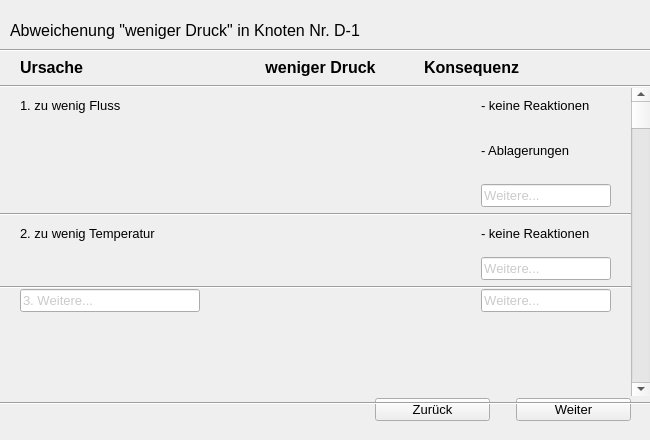
<?xml version="1.0" encoding="UTF-8"?>
<ui version="4.0">
 <class>wizard_3</class>
 <widget class="QWidget" name="wizard_3">
  <property name="geometry">
   <rect>
    <x>0</x>
    <y>0</y>
    <width>650</width>
    <height>440</height>
   </rect>
  </property>
  <property name="minimumSize">
   <size>
    <width>650</width>
    <height>440</height>
   </size>
  </property>
  <property name="maximumSize">
   <size>
    <width>650</width>
    <height>440</height>
   </size>
  </property>
  <property name="windowTitle">
   <string>Form</string>
  </property>
  <widget class="QFrame" name="frame_4">
   <property name="geometry">
    <rect>
     <x>0</x>
     <y>0</y>
     <width>650</width>
     <height>440</height>
    </rect>
   </property>
   <property name="font">
    <font>
     <pointsize>10</pointsize>
    </font>
   </property>
   <property name="frameShape">
    <enum>QFrame::NoFrame</enum>
   </property>
   <property name="frameShadow">
    <enum>QFrame::Plain</enum>
   </property>
   <widget class="QLabel" name="uberschriftLabel">
    <property name="geometry">
     <rect>
      <x>10</x>
      <y>15</y>
      <width>671</width>
      <height>31</height>
     </rect>
    </property>
    <property name="font">
     <font>
      <pointsize>12</pointsize>
     </font>
    </property>
    <property name="text">
     <string>Abweichenung &quot;weniger Druck&quot; in Knoten Nr. D-1</string>
    </property>
    <property name="alignment">
     <set>Qt::AlignLeading|Qt::AlignLeft|Qt::AlignVCenter</set>
    </property>
   </widget>
   <widget class="Line" name="line_4">
    <property name="geometry">
     <rect>
      <x>-103</x>
      <y>40</y>
      <width>871</width>
      <height>20</height>
     </rect>
    </property>
    <property name="orientation">
     <enum>Qt::Horizontal</enum>
    </property>
   </widget>
   <widget class="QWidget" name="horizontalLayoutWidget_2">
    <property name="geometry">
     <rect>
      <x>0</x>
      <y>379</y>
      <width>651</width>
      <height>61</height>
     </rect>
    </property>
    <layout class="QHBoxLayout" name="horizontalLayout">
     <item>
      <spacer name="horizontalSpacer_4">
       <property name="orientation">
        <enum>Qt::Horizontal</enum>
       </property>
       <property name="sizeHint" stdset="0">
        <size>
         <width>40</width>
         <height>20</height>
        </size>
       </property>
      </spacer>
     </item>
     <item>
      <widget class="QPushButton" name="zuruckButton">
       <property name="enabled">
        <bool>true</bool>
       </property>
       <property name="minimumSize">
        <size>
         <width>115</width>
         <height>0</height>
        </size>
       </property>
       <property name="text">
        <string>Zurück</string>
       </property>
       <property name="checkable">
        <bool>false</bool>
       </property>
      </widget>
     </item>
     <item>
      <spacer name="verticalSpacer_4">
       <property name="orientation">
        <enum>Qt::Vertical</enum>
       </property>
       <property name="sizeType">
        <enum>QSizePolicy::Fixed</enum>
       </property>
       <property name="sizeHint" stdset="0">
        <size>
         <width>20</width>
         <height>40</height>
        </size>
       </property>
      </spacer>
     </item>
     <item>
      <widget class="QPushButton" name="weiterButton">
       <property name="minimumSize">
        <size>
         <width>115</width>
         <height>0</height>
        </size>
       </property>
       <property name="text">
        <string>Weiter</string>
       </property>
      </widget>
     </item>
     <item>
      <spacer name="verticalSpacer_5">
       <property name="orientation">
        <enum>Qt::Vertical</enum>
       </property>
       <property name="sizeType">
        <enum>QSizePolicy::Fixed</enum>
       </property>
       <property name="sizeHint" stdset="0">
        <size>
         <width>20</width>
         <height>40</height>
        </size>
       </property>
      </spacer>
     </item>
    </layout>
   </widget>
   <widget class="QWidget" name="layoutWidget">
    <property name="geometry">
     <rect>
      <x>0</x>
      <y>50</y>
      <width>651</width>
      <height>355</height>
     </rect>
    </property>
    <layout class="QGridLayout" name="gridLayout_4">
     <item row="2" column="0">
      <widget class="Line" name="line">
       <property name="orientation">
        <enum>Qt::Horizontal</enum>
       </property>
      </widget>
     </item>
     <item row="1" column="0">
      <layout class="QGridLayout" name="gridLayout_3">
       <property name="spacing">
        <number>0</number>
       </property>
       <item row="1" column="0">
        <layout class="QGridLayout" name="gridLayout_2">
         <property name="spacing">
          <number>0</number>
         </property>
         <item row="0" column="0">
          <widget class="Line" name="line_2">
           <property name="orientation">
            <enum>Qt::Horizontal</enum>
           </property>
          </widget>
         </item>
         <item row="1" column="0">
          <layout class="QGridLayout" name="gridLayout">
           <item row="3" column="0" colspan="7">
            <widget class="Line" name="line_3">
             <property name="orientation">
              <enum>Qt::Horizontal</enum>
             </property>
            </widget>
           </item>
           <item row="2" column="3">
            <spacer name="verticalSpacer">
             <property name="orientation">
              <enum>Qt::Vertical</enum>
             </property>
             <property name="sizeType">
              <enum>QSizePolicy::Fixed</enum>
             </property>
             <property name="sizeHint" stdset="0">
              <size>
               <width>20</width>
               <height>35</height>
              </size>
             </property>
            </spacer>
           </item>
           <item row="8" column="1">
            <spacer name="verticalSpacer_3">
             <property name="orientation">
              <enum>Qt::Vertical</enum>
             </property>
             <property name="sizeType">
              <enum>QSizePolicy::Fixed</enum>
             </property>
             <property name="sizeHint" stdset="0">
              <size>
               <width>20</width>
               <height>30</height>
              </size>
             </property>
            </spacer>
           </item>
           <item row="0" column="4">
            <spacer name="horizontalSpacer_15">
             <property name="orientation">
              <enum>Qt::Horizontal</enum>
             </property>
             <property name="sizeType">
              <enum>QSizePolicy::Expanding</enum>
             </property>
             <property name="sizeHint" stdset="0">
              <size>
               <width>80</width>
               <height>20</height>
              </size>
             </property>
            </spacer>
           </item>
           <item row="4" column="1">
            <widget class="QLabel" name="label">
             <property name="maximumSize">
              <size>
               <width>180</width>
               <height>16777215</height>
              </size>
             </property>
             <property name="text">
              <string>2. zu wenig Temperatur</string>
             </property>
            </widget>
           </item>
           <item row="2" column="1">
            <spacer name="horizontalSpacer_10">
             <property name="orientation">
              <enum>Qt::Horizontal</enum>
             </property>
             <property name="sizeType">
              <enum>QSizePolicy::Fixed</enum>
             </property>
             <property name="sizeHint" stdset="0">
              <size>
               <width>180</width>
               <height>20</height>
              </size>
             </property>
            </spacer>
           </item>
           <item row="6" column="0" colspan="7">
            <widget class="Line" name="line_5">
             <property name="orientation">
              <enum>Qt::Horizontal</enum>
             </property>
            </widget>
           </item>
           <item row="7" column="1">
            <widget class="QLineEdit" name="lineEdit_6">
             <property name="maximumSize">
              <size>
               <width>180</width>
               <height>16777215</height>
              </size>
             </property>
             <property name="palette">
              <palette>
               <active>
                <colorrole role="Text">
                 <brush brushstyle="SolidPattern">
                  <color alpha="255">
                   <red>0</red>
                   <green>0</green>
                   <blue>0</blue>
                  </color>
                 </brush>
                </colorrole>
                <colorrole role="PlaceholderText">
                 <brush brushstyle="SolidPattern">
                  <color alpha="128">
                   <red>150</red>
                   <green>150</green>
                   <blue>150</blue>
                  </color>
                 </brush>
                </colorrole>
               </active>
               <inactive>
                <colorrole role="Text">
                 <brush brushstyle="SolidPattern">
                  <color alpha="255">
                   <red>0</red>
                   <green>0</green>
                   <blue>0</blue>
                  </color>
                 </brush>
                </colorrole>
                <colorrole role="PlaceholderText">
                 <brush brushstyle="SolidPattern">
                  <color alpha="128">
                   <red>150</red>
                   <green>150</green>
                   <blue>150</blue>
                  </color>
                 </brush>
                </colorrole>
               </inactive>
               <disabled>
                <colorrole role="Text">
                 <brush brushstyle="SolidPattern">
                  <color alpha="255">
                   <red>120</red>
                   <green>120</green>
                   <blue>120</blue>
                  </color>
                 </brush>
                </colorrole>
                <colorrole role="PlaceholderText">
                 <brush brushstyle="SolidPattern">
                  <color alpha="128">
                   <red>0</red>
                   <green>0</green>
                   <blue>0</blue>
                  </color>
                 </brush>
                </colorrole>
               </disabled>
              </palette>
             </property>
             <property name="font">
              <font>
               <weight>50</weight>
               <italic>false</italic>
               <bold>false</bold>
               <kerning>false</kerning>
              </font>
             </property>
             <property name="text">
              <string/>
             </property>
             <property name="alignment">
              <set>Qt::AlignLeading|Qt::AlignLeft|Qt::AlignVCenter</set>
             </property>
             <property name="placeholderText">
              <string>3. Weitere...</string>
             </property>
            </widget>
           </item>
           <item row="2" column="5">
            <widget class="QLineEdit" name="lineEdit_3">
             <property name="maximumSize">
              <size>
               <width>180</width>
               <height>16777215</height>
              </size>
             </property>
             <property name="palette">
              <palette>
               <active>
                <colorrole role="Text">
                 <brush brushstyle="SolidPattern">
                  <color alpha="255">
                   <red>0</red>
                   <green>0</green>
                   <blue>0</blue>
                  </color>
                 </brush>
                </colorrole>
                <colorrole role="PlaceholderText">
                 <brush brushstyle="SolidPattern">
                  <color alpha="128">
                   <red>150</red>
                   <green>150</green>
                   <blue>150</blue>
                  </color>
                 </brush>
                </colorrole>
               </active>
               <inactive>
                <colorrole role="Text">
                 <brush brushstyle="SolidPattern">
                  <color alpha="255">
                   <red>0</red>
                   <green>0</green>
                   <blue>0</blue>
                  </color>
                 </brush>
                </colorrole>
                <colorrole role="PlaceholderText">
                 <brush brushstyle="SolidPattern">
                  <color alpha="128">
                   <red>150</red>
                   <green>150</green>
                   <blue>150</blue>
                  </color>
                 </brush>
                </colorrole>
               </inactive>
               <disabled>
                <colorrole role="Text">
                 <brush brushstyle="SolidPattern">
                  <color alpha="255">
                   <red>120</red>
                   <green>120</green>
                   <blue>120</blue>
                  </color>
                 </brush>
                </colorrole>
                <colorrole role="PlaceholderText">
                 <brush brushstyle="SolidPattern">
                  <color alpha="128">
                   <red>0</red>
                   <green>0</green>
                   <blue>0</blue>
                  </color>
                 </brush>
                </colorrole>
               </disabled>
              </palette>
             </property>
             <property name="font">
              <font>
               <weight>50</weight>
               <italic>false</italic>
               <bold>false</bold>
               <kerning>false</kerning>
              </font>
             </property>
             <property name="text">
              <string/>
             </property>
             <property name="alignment">
              <set>Qt::AlignLeading|Qt::AlignLeft|Qt::AlignVCenter</set>
             </property>
             <property name="placeholderText">
              <string>Weitere...</string>
             </property>
            </widget>
           </item>
           <item row="0" column="5">
            <widget class="QLabel" name="label_4">
             <property name="text">
              <string>- keine Reaktionen</string>
             </property>
             <property name="scaledContents">
              <bool>true</bool>
             </property>
             <property name="wordWrap">
              <bool>true</bool>
             </property>
            </widget>
           </item>
           <item row="1" column="5">
            <widget class="QLabel" name="label_7">
             <property name="text">
              <string>- Ablagerungen</string>
             </property>
             <property name="wordWrap">
              <bool>true</bool>
             </property>
            </widget>
           </item>
           <item row="4" column="0">
            <spacer name="horizontalSpacer_12">
             <property name="orientation">
              <enum>Qt::Horizontal</enum>
             </property>
             <property name="sizeType">
              <enum>QSizePolicy::Fixed</enum>
             </property>
             <property name="sizeHint" stdset="0">
              <size>
               <width>20</width>
               <height>20</height>
              </size>
             </property>
            </spacer>
           </item>
           <item row="5" column="3">
            <spacer name="verticalSpacer_2">
             <property name="orientation">
              <enum>Qt::Vertical</enum>
             </property>
             <property name="sizeType">
              <enum>QSizePolicy::Fixed</enum>
             </property>
             <property name="sizeHint" stdset="0">
              <size>
               <width>20</width>
               <height>35</height>
              </size>
             </property>
            </spacer>
           </item>
           <item row="0" column="0">
            <spacer name="horizontalSpacer_11">
             <property name="orientation">
              <enum>Qt::Horizontal</enum>
             </property>
             <property name="sizeType">
              <enum>QSizePolicy::Fixed</enum>
             </property>
             <property name="sizeHint" stdset="0">
              <size>
               <width>20</width>
               <height>20</height>
              </size>
             </property>
            </spacer>
           </item>
           <item row="0" column="6">
            <spacer name="horizontalSpacer_13">
             <property name="orientation">
              <enum>Qt::Horizontal</enum>
             </property>
             <property name="sizeType">
              <enum>QSizePolicy::Fixed</enum>
             </property>
             <property name="sizeHint" stdset="0">
              <size>
               <width>20</width>
               <height>20</height>
              </size>
             </property>
            </spacer>
           </item>
           <item row="5" column="5">
            <widget class="QLineEdit" name="lineEdit_5">
             <property name="maximumSize">
              <size>
               <width>180</width>
               <height>16777215</height>
              </size>
             </property>
             <property name="palette">
              <palette>
               <active>
                <colorrole role="Text">
                 <brush brushstyle="SolidPattern">
                  <color alpha="255">
                   <red>0</red>
                   <green>0</green>
                   <blue>0</blue>
                  </color>
                 </brush>
                </colorrole>
                <colorrole role="PlaceholderText">
                 <brush brushstyle="SolidPattern">
                  <color alpha="128">
                   <red>150</red>
                   <green>150</green>
                   <blue>150</blue>
                  </color>
                 </brush>
                </colorrole>
               </active>
               <inactive>
                <colorrole role="Text">
                 <brush brushstyle="SolidPattern">
                  <color alpha="255">
                   <red>0</red>
                   <green>0</green>
                   <blue>0</blue>
                  </color>
                 </brush>
                </colorrole>
                <colorrole role="PlaceholderText">
                 <brush brushstyle="SolidPattern">
                  <color alpha="128">
                   <red>150</red>
                   <green>150</green>
                   <blue>150</blue>
                  </color>
                 </brush>
                </colorrole>
               </inactive>
               <disabled>
                <colorrole role="Text">
                 <brush brushstyle="SolidPattern">
                  <color alpha="255">
                   <red>120</red>
                   <green>120</green>
                   <blue>120</blue>
                  </color>
                 </brush>
                </colorrole>
                <colorrole role="PlaceholderText">
                 <brush brushstyle="SolidPattern">
                  <color alpha="128">
                   <red>0</red>
                   <green>0</green>
                   <blue>0</blue>
                  </color>
                 </brush>
                </colorrole>
               </disabled>
              </palette>
             </property>
             <property name="font">
              <font>
               <weight>50</weight>
               <italic>false</italic>
               <bold>false</bold>
               <kerning>false</kerning>
              </font>
             </property>
             <property name="text">
              <string/>
             </property>
             <property name="alignment">
              <set>Qt::AlignLeading|Qt::AlignLeft|Qt::AlignVCenter</set>
             </property>
             <property name="placeholderText">
              <string>Weitere...</string>
             </property>
            </widget>
           </item>
           <item row="0" column="7" rowspan="10">
            <widget class="QScrollBar" name="verticalScrollBar">
             <property name="minimumSize">
              <size>
               <width>20</width>
               <height>0</height>
              </size>
             </property>
             <property name="orientation">
              <enum>Qt::Vertical</enum>
             </property>
            </widget>
           </item>
           <item row="0" column="1">
            <widget class="QLabel" name="label_3">
             <property name="maximumSize">
              <size>
               <width>180</width>
               <height>16777215</height>
              </size>
             </property>
             <property name="text">
              <string>1. zu wenig Fluss</string>
             </property>
            </widget>
           </item>
           <item row="7" column="5">
            <widget class="QLineEdit" name="lineEdit_4">
             <property name="maximumSize">
              <size>
               <width>180</width>
               <height>16777215</height>
              </size>
             </property>
             <property name="palette">
              <palette>
               <active>
                <colorrole role="Text">
                 <brush brushstyle="SolidPattern">
                  <color alpha="255">
                   <red>0</red>
                   <green>0</green>
                   <blue>0</blue>
                  </color>
                 </brush>
                </colorrole>
                <colorrole role="PlaceholderText">
                 <brush brushstyle="SolidPattern">
                  <color alpha="128">
                   <red>150</red>
                   <green>150</green>
                   <blue>150</blue>
                  </color>
                 </brush>
                </colorrole>
               </active>
               <inactive>
                <colorrole role="Text">
                 <brush brushstyle="SolidPattern">
                  <color alpha="255">
                   <red>0</red>
                   <green>0</green>
                   <blue>0</blue>
                  </color>
                 </brush>
                </colorrole>
                <colorrole role="PlaceholderText">
                 <brush brushstyle="SolidPattern">
                  <color alpha="128">
                   <red>150</red>
                   <green>150</green>
                   <blue>150</blue>
                  </color>
                 </brush>
                </colorrole>
               </inactive>
               <disabled>
                <colorrole role="Text">
                 <brush brushstyle="SolidPattern">
                  <color alpha="255">
                   <red>120</red>
                   <green>120</green>
                   <blue>120</blue>
                  </color>
                 </brush>
                </colorrole>
                <colorrole role="PlaceholderText">
                 <brush brushstyle="SolidPattern">
                  <color alpha="128">
                   <red>0</red>
                   <green>0</green>
                   <blue>0</blue>
                  </color>
                 </brush>
                </colorrole>
               </disabled>
              </palette>
             </property>
             <property name="font">
              <font>
               <weight>50</weight>
               <italic>false</italic>
               <bold>false</bold>
               <kerning>false</kerning>
              </font>
             </property>
             <property name="text">
              <string/>
             </property>
             <property name="alignment">
              <set>Qt::AlignLeading|Qt::AlignLeft|Qt::AlignVCenter</set>
             </property>
             <property name="placeholderText">
              <string>Weitere...</string>
             </property>
            </widget>
           </item>
           <item row="0" column="2">
            <spacer name="horizontalSpacer_14">
             <property name="orientation">
              <enum>Qt::Horizontal</enum>
             </property>
             <property name="sizeType">
              <enum>QSizePolicy::Expanding</enum>
             </property>
             <property name="sizeHint" stdset="0">
              <size>
               <width>80</width>
               <height>20</height>
              </size>
             </property>
            </spacer>
           </item>
           <item row="0" column="3">
            <widget class="QLabel" name="label_23">
             <property name="maximumSize">
              <size>
               <width>35</width>
               <height>35</height>
              </size>
             </property>
             <property name="text">
              <string/>
             </property>
             <property name="pixmap">
              <pixmap>../icons/Pfeil_transparent_small.png</pixmap>
             </property>
             <property name="scaledContents">
              <bool>true</bool>
             </property>
             <property name="alignment">
              <set>Qt::AlignCenter</set>
             </property>
             <property name="wordWrap">
              <bool>false</bool>
             </property>
            </widget>
           </item>
           <item row="4" column="3">
            <widget class="QLabel" name="label_25">
             <property name="maximumSize">
              <size>
               <width>35</width>
               <height>35</height>
              </size>
             </property>
             <property name="text">
              <string/>
             </property>
             <property name="pixmap">
              <pixmap>../icons/Pfeil_transparent_small.png</pixmap>
             </property>
             <property name="scaledContents">
              <bool>true</bool>
             </property>
             <property name="alignment">
              <set>Qt::AlignCenter</set>
             </property>
             <property name="wordWrap">
              <bool>false</bool>
             </property>
            </widget>
           </item>
           <item row="4" column="5">
            <widget class="QLabel" name="label_8">
             <property name="text">
              <string>- keine Reaktionen</string>
             </property>
             <property name="scaledContents">
              <bool>true</bool>
             </property>
             <property name="wordWrap">
              <bool>true</bool>
             </property>
            </widget>
           </item>
           <item row="7" column="3">
            <widget class="QLabel" name="label_26">
             <property name="maximumSize">
              <size>
               <width>35</width>
               <height>35</height>
              </size>
             </property>
             <property name="text">
              <string/>
             </property>
             <property name="pixmap">
              <pixmap>../icons/Pfeil_transparent_small.png</pixmap>
             </property>
             <property name="scaledContents">
              <bool>true</bool>
             </property>
             <property name="alignment">
              <set>Qt::AlignCenter</set>
             </property>
             <property name="wordWrap">
              <bool>false</bool>
             </property>
            </widget>
           </item>
          </layout>
         </item>
        </layout>
       </item>
       <item row="0" column="0">
        <layout class="QHBoxLayout" name="horizontalLayout_2">
         <property name="spacing">
          <number>0</number>
         </property>
         <item>
          <spacer name="horizontalSpacer_16">
           <property name="orientation">
            <enum>Qt::Horizontal</enum>
           </property>
           <property name="sizeType">
            <enum>QSizePolicy::Fixed</enum>
           </property>
           <property name="sizeHint" stdset="0">
            <size>
             <width>20</width>
             <height>20</height>
            </size>
           </property>
          </spacer>
         </item>
         <item>
          <widget class="QLabel" name="label_2">
           <property name="maximumSize">
            <size>
             <width>16777215</width>
             <height>30</height>
            </size>
           </property>
           <property name="font">
            <font>
             <pointsize>12</pointsize>
             <weight>75</weight>
             <bold>true</bold>
            </font>
           </property>
           <property name="text">
            <string>Ursache</string>
           </property>
           <property name="alignment">
            <set>Qt::AlignLeading|Qt::AlignLeft|Qt::AlignVCenter</set>
           </property>
          </widget>
         </item>
         <item>
          <spacer name="horizontalSpacer">
           <property name="orientation">
            <enum>Qt::Horizontal</enum>
           </property>
           <property name="sizeType">
            <enum>QSizePolicy::Fixed</enum>
           </property>
           <property name="sizeHint" stdset="0">
            <size>
             <width>20</width>
             <height>20</height>
            </size>
           </property>
          </spacer>
         </item>
         <item>
          <widget class="QLabel" name="label_6">
           <property name="maximumSize">
            <size>
             <width>16777215</width>
             <height>40</height>
            </size>
           </property>
           <property name="font">
            <font>
             <pointsize>12</pointsize>
             <weight>75</weight>
             <bold>true</bold>
            </font>
           </property>
           <property name="text">
            <string>weniger Druck</string>
           </property>
           <property name="alignment">
            <set>Qt::AlignCenter</set>
           </property>
          </widget>
         </item>
         <item>
          <spacer name="horizontalSpacer_2">
           <property name="orientation">
            <enum>Qt::Horizontal</enum>
           </property>
           <property name="sizeType">
            <enum>QSizePolicy::Fixed</enum>
           </property>
           <property name="sizeHint" stdset="0">
            <size>
             <width>10</width>
             <height>10</height>
            </size>
           </property>
          </spacer>
         </item>
         <item>
          <widget class="QLabel" name="label_5">
           <property name="maximumSize">
            <size>
             <width>16777215</width>
             <height>35</height>
            </size>
           </property>
           <property name="font">
            <font>
             <pointsize>12</pointsize>
             <weight>75</weight>
             <bold>true</bold>
            </font>
           </property>
           <property name="text">
            <string>Konsequenz</string>
           </property>
           <property name="alignment">
            <set>Qt::AlignLeading|Qt::AlignLeft|Qt::AlignVCenter</set>
           </property>
          </widget>
         </item>
         <item>
          <spacer name="horizontalSpacer_3">
           <property name="orientation">
            <enum>Qt::Horizontal</enum>
           </property>
           <property name="sizeType">
            <enum>QSizePolicy::Fixed</enum>
           </property>
           <property name="sizeHint" stdset="0">
            <size>
             <width>40</width>
             <height>10</height>
            </size>
           </property>
          </spacer>
         </item>
        </layout>
       </item>
      </layout>
     </item>
    </layout>
   </widget>
  </widget>
 </widget>
 <resources/>
 <connections/>
</ui>
